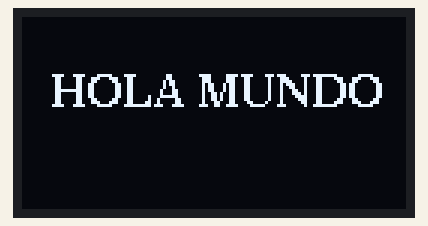
The sketch below on a simulated Arduino Uno, built with avr-gcc and run on an emulated ATmega328P. Parts: 128×64 one-colour display. What the sketch prints to the serial monitor is not drawn.

Above: at 0.1 s.

The sketch:

EJ1.ino
```cpp
// Inclusion de librerias
#include <U8g2lib.h>

/* ----------------------------------------------------------------------------------------------------- */

// Definicion de constructores y variables globales

U8G2_SH1106_128X64_NONAME_F_HW_I2C u8g2(U8G2_R0, /* reset=*/ U8X8_PIN_NONE);

/* ----------------------------------------------------------------------------------------------------- */
void  printBMP_OLED(void );


void setup()
{
  Serial.begin(9600);
  Serial.println(F("OLED test"));
  u8g2.begin();
}

void loop()
{
 printBMP_OLED();
    delay(2000);
}

void printBMP_OLED(void)
{
	  u8g2.clearBuffer();          // clear the internal memory

    u8g2.setFont(u8g2_font_ncenB10_tr); // choose a suitable font
    u8g2.drawStr(10,30,"HOLA MUNDO");  // write something to the internal memory

    u8g2.sendBuffer();          // transfer internal memory to the display


}
```
